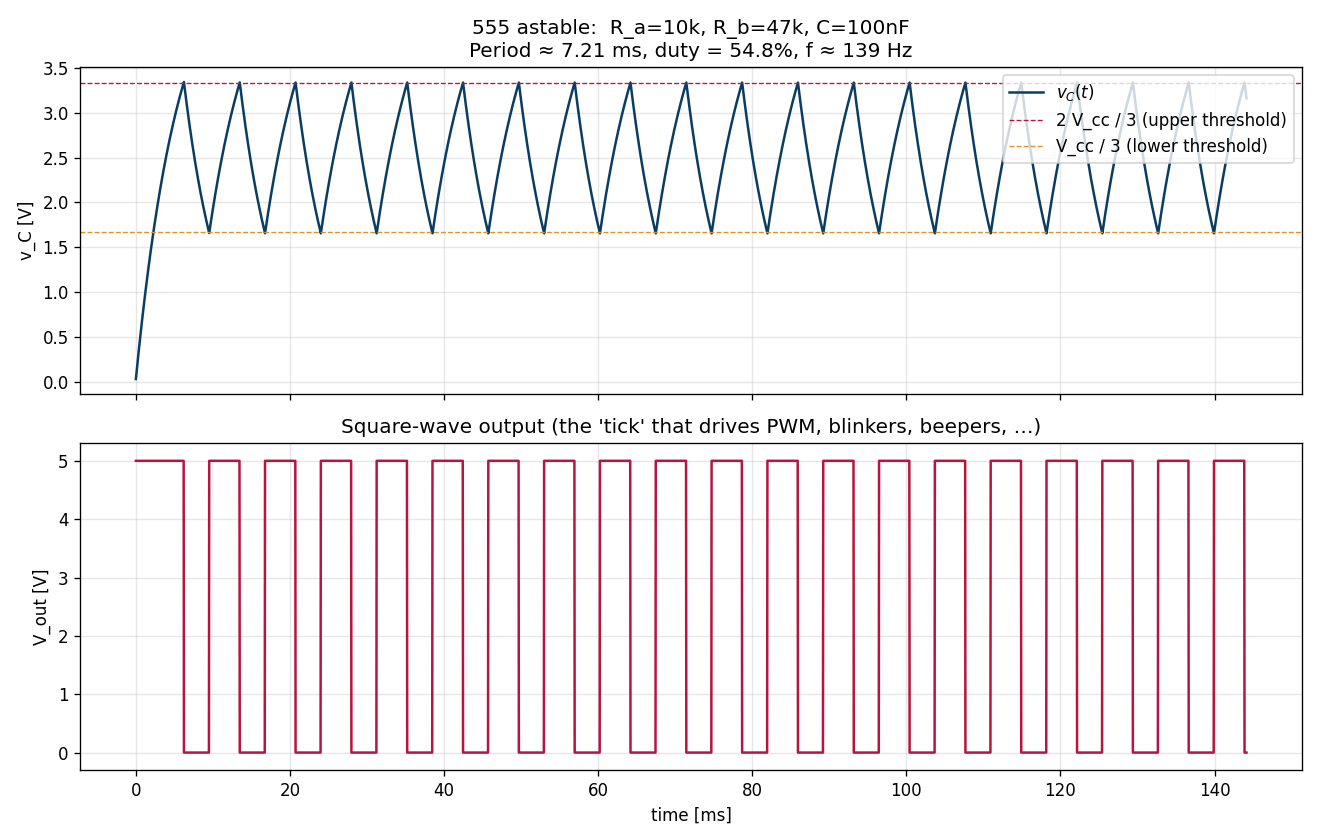

The Python source for this figure:
"""
Chapter 3.2 - 555 timer: an RC relaxation oscillator.

Phenomenon
----------
A capacitor charges through R_a + R_b, gets compared to two thresholds
(1/3 and 2/3 of V_cc), and a comparator-driven flip-flop discharges it
through R_b.  The result is a square wave that dominated 1970s-80s
electronics ("the most popular IC ever made", >1 billion sold per year).

Hans Camenzind designed the 555 at Signetics in 1971 — same year as
Intel's 4004 microprocessor.  Both are still in production.
"""
import numpy as np
import torch
import matplotlib.pyplot as plt
import os

torch.set_default_dtype(torch.float64)

# 555 in astable mode
Vcc = 5.0
R_a = 10e3
R_b = 47e3
C   = 100e-9

# Hand-derived periods (just to compare)
T_high = np.log(2.0) * (R_a + R_b) * C
T_low  = np.log(2.0) * R_b * C
period = T_high + T_low
duty   = T_high / period

# Simulate the relaxation directly: state machine with charging / discharging RC
dt = period / 200
N = 4000
t  = torch.arange(N) * dt

vC = torch.zeros(N)
out = torch.zeros(N)
state = "charge"
v = 0.0
o = Vcc
for k in range(N):
    if state == "charge":
        tau = (R_a + R_b) * C
        v_target = Vcc
        v += (v_target - v) * dt / tau
        if v >= 2.0/3.0 * Vcc:
            state = "discharge"; o = 0.0
    else:
        tau = R_b * C
        v_target = 0.0
        v += (v_target - v) * dt / tau
        if v <= 1.0/3.0 * Vcc:
            state = "charge"; o = Vcc
    vC[k] = v
    out[k] = o

# ---------- Plot ----------
fig, axes = plt.subplots(2, 1, figsize=(11, 7), sharex=True)

ax = axes[0]
ax.plot(t.numpy() * 1e3, vC.numpy(), color="#0a3d62", lw=1.5, label="$v_C(t)$")
ax.axhline(2.0/3.0 * Vcc, ls="--", color="#b71540", lw=0.8, label="2 V_cc / 3 (upper threshold)")
ax.axhline(1.0/3.0 * Vcc, ls="--", color="#e58e26", lw=0.8, label="V_cc / 3 (lower threshold)")
ax.set_ylabel("v_C [V]")
ax.set_title(f"555 astable:  R_a={R_a/1e3:.0f}k, R_b={R_b/1e3:.0f}k, C={C*1e9:.0f}nF\n"
             f"Period ≈ {period*1e3:.2f} ms, duty = {duty*100:.1f}%, f ≈ {1.0/period:.0f} Hz")
ax.legend(loc="upper right"); ax.grid(alpha=0.3)

ax = axes[1]
ax.plot(t.numpy() * 1e3, out.numpy(), color="#b71540", lw=1.5)
ax.set_xlabel("time [ms]"); ax.set_ylabel("V_out [V]")
ax.set_title("Square-wave output (the 'tick' that drives PWM, blinkers, beepers, …)")
ax.grid(alpha=0.3)
ax.set_ylim(-0.3, Vcc + 0.3)

fig.tight_layout()
out_path = os.path.join(os.path.dirname(__file__), "rc_relaxation.png")
fig.savefig(out_path, dpi=120)
print(f"saved {out_path}")
